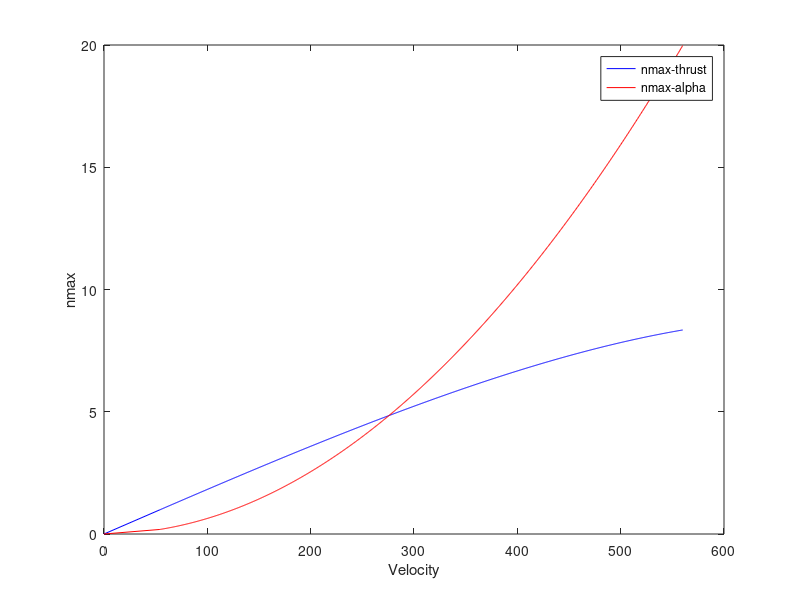

MATLAB code to generate this figure:
%% F-35B Lightning 2 - Level Turn Analysis
clear
%% Constants
W = 266893.3;       %Maximum Weight
T_max = 169032.42;  %Maximum thrust available
C_D_0 = 0.007;      %Zero Lift Drag - from presentation
C_L_max = 0.65;      %Maximum Lift coefficient - from presentation
rho_sl = 1.225;     %Density at sea level
%v = 60;             %Velocity of 60 m/s at given thrust specification
e = 0.85761;        %Oswald Efficiency Factor - from presentation
S = 42.7;           %Wing's Area
b = 10.7;           %Wingspan
g = 9.8;            %accelearation due to gravitation

result = [0, 0, 0, 0]; %[velocity, n_max_thrust, n_max_alpha, R_min]

for v = 54:0.5:560
    
    %% Preliminary Calculations 
    AR = b^2/S;             % Wing's Aspect Ratio
    Q = (1/2)*rho_sl*(v^2); % Dynamic Pressure
    K = (4/3)*(1/(pi*e*AR));% Induced Drag
    
    %% Conditions for finding minimum radius for level turn
    n_max_thrust = sqrt((Q/(K*(W/S))*(T_max/W - ((Q*C_D_0)/(W/S)))));
    n_max_alpha = Q*C_L_max/(W/S);
    n_max_values = [n_max_thrust, n_max_alpha];
    
    %% Sharpest Turn calculation
    n_max = min(n_max_values);
    R_min = v^2/(g*sqrt(n_max^2 - 1));
    
    %% Concatenation:
    out = [v, n_max_thrust, n_max_alpha, R_min];
    result = vertcat(result, out);
    
end

%% Plotting section
plot(result(:,1), result(:, 2), 'b-');
hold on
% Add a red line.
plot(result(:,1), result(:, 3), 'r-');
xlabel('Velocity')
ylabel('nmax')
legend({'nmax-thrust','nmax-alpha'},'Location','northeast')

